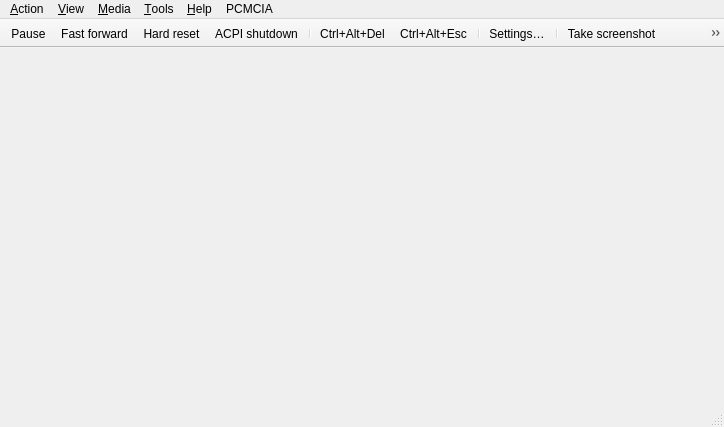
<?xml version="1.0" encoding="UTF-8"?>
<ui version="4.0">
 <class>MainWindow</class>
 <widget class="QMainWindow" name="MainWindow">
  <property name="geometry">
   <rect>
    <x>0</x>
    <y>0</y>
    <width>724</width>
    <height>427</height>
   </rect>
  </property>
  <property name="windowTitle">
   <string>86Box</string>
  </property>
  <widget class="QWidget" name="centralwidget">
   <property name="sizePolicy">
    <sizepolicy hsizetype="Expanding" vsizetype="Expanding">
     <horstretch>0</horstretch>
     <verstretch>0</verstretch>
    </sizepolicy>
   </property>
   <layout class="QVBoxLayout" name="verticalLayout">
    <property name="spacing">
     <number>0</number>
    </property>
    <property name="leftMargin">
     <number>0</number>
    </property>
    <property name="topMargin">
     <number>0</number>
    </property>
    <property name="rightMargin">
     <number>0</number>
    </property>
    <property name="bottomMargin">
     <number>0</number>
    </property>
    <item>
     <widget class="RendererStack" name="stackedWidget">
      <property name="sizePolicy">
       <sizepolicy hsizetype="Expanding" vsizetype="Expanding">
        <horstretch>0</horstretch>
        <verstretch>0</verstretch>
       </sizepolicy>
      </property>
     </widget>
    </item>
   </layout>
  </widget>
  <widget class="QMenuBar" name="menubar">
   <property name="geometry">
    <rect>
     <x>0</x>
     <y>0</y>
     <width>724</width>
     <height>21</height>
    </rect>
   </property>
   <widget class="QMenu" name="menuAction">
    <property name="title">
     <string>&amp;Action</string>
    </property>
    <widget class="QMenu" name="menuTablet_tool">
     <property name="title">
      <string>&amp;Tablet tool</string>
     </property>
     <addaction name="actionPen"/>
     <addaction name="actionCursor_Puck"/>
    </widget>
    <addaction name="menuTablet_tool"/>
    <addaction name="separator"/>
    <addaction name="actionKeyboard_requires_capture"/>
    <addaction name="actionRight_CTRL_is_left_ALT"/>
    <addaction name="separator"/>
    <addaction name="actionUpdate_mouse_every_CPU_frame"/>
    <addaction name="separator"/>
    <addaction name="actionAuto_pause"/>
    <addaction name="actionPause"/>
    <addaction name="separator"/>
    <addaction name="actionFast_forward"/>
    <addaction name="separator"/>
    <addaction name="actionForce_interpretation"/>
    <addaction name="separator"/>
    <addaction name="actionHard_Reset"/>
    <addaction name="actionCtrl_Alt_Del"/>
    <addaction name="separator"/>
    <addaction name="actionCtrl_Alt_Esc"/>
    <addaction name="separator"/>
    <addaction name="actionACPI_Shutdown"/>
    <addaction name="actionExit"/>
   </widget>
   <widget class="QMenu" name="menuTools">
    <property name="title">
     <string>&amp;Tools</string>
    </property>
    <widget class="QMenu" name="menuSound">
     <property name="title">
      <string>S&amp;ound</string>
     </property>
     <addaction name="actionMute_Unmute"/>
     <addaction name="separator"/>
     <addaction name="actionSound_gain"/>
    </widget>
    <addaction name="actionSettings"/>
    <addaction name="actionUpdate_status_bar_icons"/>
    <addaction name="separator"/>
    <addaction name="actionEnable_Discord_integration"/>
    <addaction name="separator"/>
    <addaction name="actionTake_screenshot"/>
    <addaction name="actionTake_raw_screenshot"/>
    <addaction name="actionCopy_screenshot"/>
    <addaction name="actionCopy_raw_screenshot"/>
    <addaction name="separator"/>
    <addaction name="menuSound"/>
    <addaction name="separator"/>
    <addaction name="actionPreferences"/>
    <addaction name="separator"/>
    <addaction name="actionBegin_trace"/>
    <addaction name="actionEnd_trace"/>
    <addaction name="separator"/>
    <addaction name="actionMCA_devices"/>
    <addaction name="separator"/>
    <addaction name="actionOpen_printer_tray"/>
    <addaction name="actionOpen_screenshots_folder"/>
   </widget>
   <widget class="QMenu" name="menuView">
    <property name="title">
     <string>&amp;View</string>
    </property>
    <widget class="QMenu" name="menuRenderer">
     <property name="title">
      <string>Re&amp;nderer</string>
     </property>
     <addaction name="actionSoftware_Renderer"/>
     <addaction name="actionOpenGL_3_0_Core"/>
     <addaction name="actionVulkan"/>
     <addaction name="actionVNC"/>
    </widget>
    <widget class="QMenu" name="menuWindow_scale_factor">
     <property name="title">
      <string>&amp;Window scale factor</string>
     </property>
     <addaction name="action0_5x"/>
     <addaction name="action1x"/>
     <addaction name="action1_5x"/>
     <addaction name="action2x"/>
     <addaction name="action3x"/>
     <addaction name="action4x"/>
     <addaction name="action5x"/>
     <addaction name="action6x"/>
     <addaction name="action7x"/>
     <addaction name="action8x"/>
    </widget>
    <widget class="QMenu" name="menuFilter_method">
     <property name="title">
      <string>Fi&amp;lter method</string>
     </property>
     <addaction name="actionNearest"/>
     <addaction name="actionLinear"/>
    </widget>
    <widget class="QMenu" name="menuFullscreen_stretch_mode">
     <property name="title">
      <string>Fullscreen &amp;stretch mode</string>
     </property>
     <addaction name="actionFullScreen_stretch"/>
     <addaction name="actionFullScreen_43"/>
     <addaction name="actionFullScreen_keepRatio"/>
     <addaction name="actionFullScreen_int"/>
     <addaction name="actionFullScreen_int43"/>
    </widget>
    <widget class="QMenu" name="menuEGA_S_VGA_settings">
     <property name="title">
      <string>EGA/(S)&amp;VGA settings</string>
     </property>
     <widget class="QMenu" name="menuVGA_screen_type">
      <property name="title">
       <string>VGA screen &amp;type</string>
      </property>
      <addaction name="actionRGB_Color"/>
      <addaction name="actionRGB_Grayscale"/>
      <addaction name="actionAmber_monitor"/>
      <addaction name="actionGreen_monitor"/>
      <addaction name="actionWhite_monitor"/>
     </widget>
     <widget class="QMenu" name="menuGrayscale_conversion_type">
      <property name="title">
       <string>Grayscale &amp;conversion type</string>
      </property>
      <addaction name="actionBT601_NTSC_PAL"/>
      <addaction name="actionBT709_HDTV"/>
      <addaction name="actionAverage"/>
     </widget>
     <addaction name="actionInverted_VGA_monitor"/>
     <addaction name="menuVGA_screen_type"/>
     <addaction name="menuGrayscale_conversion_type"/>
    </widget>
    <widget class="QMenu" name="menuOpenGL_input_stretch_mode">
     <property name="title">
      <string>OpenGL input stretch mode</string>
     </property>
     <addaction name="action_Full_screen_stretch_gl"/>
     <addaction name="action_4_3_gl"/>
     <addaction name="action_Square_pixels_keep_ratio_gl"/>
     <addaction name="action_Integer_scale_gl"/>
     <addaction name="action4_3_Integer_scale_gl"/>
    </widget>
    <widget class="QMenu" name="menuOpenGL_input_scale">
     <property name="title">
      <string>OpenGL input scale</string>
     </property>
     <addaction name="action_0_5x_2"/>
     <addaction name="action_1x_2"/>
     <addaction name="action1_5x_2"/>
     <addaction name="action_2x_2"/>
     <addaction name="action_3x_2"/>
     <addaction name="action_4x_2"/>
     <addaction name="action_5x_2"/>
     <addaction name="action_6x_2"/>
     <addaction name="action_7x_2"/>
     <addaction name="action_8x_2"/>
    </widget>
    <addaction name="actionHide_tool_bar"/>
    <addaction name="actionHide_status_bar"/>
    <addaction name="separator"/>
    <addaction name="actionShow_non_primary_monitors"/>
    <addaction name="actionResizable_window"/>
    <addaction name="actionRemember_size_and_position"/>
    <addaction name="separator"/>
    <addaction name="menuRenderer"/>
    <addaction name="actionRenderer_options"/>
    <addaction name="menuOpenGL_input_stretch_mode"/>
    <addaction name="menuOpenGL_input_scale"/>
    <addaction name="separator"/>
    <addaction name="actionSpecify_dimensions"/>
    <addaction name="actionForce_4_3_display_ratio"/>
    <addaction name="menuWindow_scale_factor"/>
    <addaction name="menuFilter_method"/>
    <addaction name="actionHiDPI_scaling"/>
    <addaction name="separator"/>
    <addaction name="actionFullscreen"/>
    <addaction name="menuFullscreen_stretch_mode"/>
    <addaction name="actionApply_fullscreen_stretch_mode_when_maximized"/>
    <addaction name="actionCGA_composite_settings"/>
    <addaction name="menuEGA_S_VGA_settings"/>
    <addaction name="separator"/>
    <addaction name="actionCGA_PCjr_Tandy_EGA_S_VGA_overscan"/>
    <addaction name="actionChange_contrast_for_monochrome_display"/>
   </widget>
   <widget class="QMenu" name="menuMedia">
    <property name="title">
     <string>&amp;Media</string>
    </property>
   </widget>
   <widget class="QMenu" name="menuAbout">
    <property name="title">
     <string>&amp;Help</string>
    </property>
    <addaction name="actionDocumentation"/>
    <addaction name="actionAbout_86Box"/>
    <addaction name="actionAbout_Qt"/>
   </widget>
   <widget class="QMenu" name="menuPCMCIA">
    <property name="title">
     <string>PCMCIA</string>
    </property>
   </widget>
   <addaction name="menuAction"/>
   <addaction name="menuView"/>
   <addaction name="menuMedia"/>
   <addaction name="menuTools"/>
   <addaction name="menuAbout"/>
   <addaction name="menuPCMCIA"/>
  </widget>
  <widget class="QStatusBar" name="statusbar"/>
  <widget class="QToolBar" name="toolBar">
   <property name="contextMenuPolicy">
    <enum>Qt::PreventContextMenu</enum>
   </property>
   <property name="windowTitle">
    <string notr="true">toolBar</string>
   </property>
   <property name="autoFillBackground">
    <bool>true</bool>
   </property>
   <property name="movable">
    <bool>false</bool>
   </property>
   <property name="allowedAreas">
    <set>Qt::TopToolBarArea</set>
   </property>
   <property name="iconSize">
    <size>
     <width>16</width>
     <height>16</height>
    </size>
   </property>
   <property name="toolButtonStyle">
    <enum>Qt::ToolButtonIconOnly</enum>
   </property>
   <property name="floatable">
    <bool>false</bool>
   </property>
   <attribute name="toolBarArea">
    <enum>TopToolBarArea</enum>
   </attribute>
   <attribute name="toolBarBreak">
    <bool>false</bool>
   </attribute>
   <addaction name="actionPause"/>
   <addaction name="actionFast_forward"/>
   <addaction name="actionHard_Reset"/>
   <addaction name="actionACPI_Shutdown"/>
   <addaction name="separator"/>
   <addaction name="actionCtrl_Alt_Del"/>
   <addaction name="actionCtrl_Alt_Esc"/>
   <addaction name="separator"/>
   <addaction name="actionSettings"/>
   <addaction name="separator"/>
   <addaction name="actionTake_screenshot"/>
   <addaction name="actionCopy_screenshot"/>
  </widget>
  <action name="actionForce_interpretation">
   <property name="icon">
    <iconset resource="../qt_resources.qrc">
     <normaloff>:/menuicons/qt/icons/interpreter.ico</normaloff>:/menuicons/qt/icons/interpreter.ico</iconset>
   </property>
   <property name="text">
    <string>&amp;Force interpretation</string>
   </property>
  </action>
  <action name="actionUpdate_mouse_every_CPU_frame">
   <property name="checkable">
    <bool>true</bool>
   </property>
   <property name="text">
    <string>&amp;Update mouse every CPU frame</string>
   </property>
  </action>
  <action name="actionAuto_pause">
   <property name="checkable">
    <bool>true</bool>
   </property>
   <property name="text">
    <string>&amp;Auto-pause on focus loss</string>
   </property>
  </action>
  <action name="actionKeyboard_requires_capture">
   <property name="checkable">
    <bool>true</bool>
   </property>
   <property name="text">
    <string>&amp;Keyboard requires capture</string>
   </property>
  </action>
  <action name="actionRight_CTRL_is_left_ALT">
   <property name="checkable">
    <bool>true</bool>
   </property>
   <property name="text">
    <string>&amp;Right CTRL is left ALT</string>
   </property>
  </action>
  <action name="actionHard_Reset">
   <property name="icon">
    <iconset resource="../qt_resources.qrc">
     <normaloff>:/menuicons/qt/icons/hard_reset.ico</normaloff>:/menuicons/qt/icons/hard_reset.ico</iconset>
   </property>
   <property name="text">
    <string>&amp;Hard reset</string>
   </property>
   <property name="toolTip">
    <string>Hard reset</string>
   </property>
  </action>
  <action name="actionCtrl_Alt_Del">
   <property name="icon">
    <iconset resource="../qt_resources.qrc">
     <normaloff>:/menuicons/qt/icons/send_cad.ico</normaloff>:/menuicons/qt/icons/send_cad.ico</iconset>
   </property>
   <property name="text">
    <string>&amp;Ctrl+Alt+Del</string>
   </property>
   <property name="toolTip">
    <string>Press Ctrl+Alt+Del</string>
   </property>
  </action>
  <action name="actionCtrl_Alt_Esc">
   <property name="icon">
    <iconset resource="../qt_resources.qrc">
     <normaloff>:/menuicons/qt/icons/send_cae.ico</normaloff>:/menuicons/qt/icons/send_cae.ico</iconset>
   </property>
   <property name="text">
    <string>Ctrl+Alt+&amp;Esc</string>
   </property>
   <property name="toolTip">
    <string>Press Ctrl+Alt+Esc</string>
   </property>
  </action>
  <action name="actionPause">
   <property name="icon">
    <iconset resource="../qt_resources.qrc">
     <normaloff>:/menuicons/qt/icons/pause.ico</normaloff>:/menuicons/qt/icons/pause.ico</iconset>
   </property>
   <property name="text">
    <string>&amp;Pause</string>
   </property>
  </action>
  <action name="actionExit">
   <property name="text">
    <string>E&amp;xit</string>
   </property>
   <property name="menuRole">
    <enum>QAction::QuitRole</enum>
   </property>
  </action>
  <action name="actionSettings">
   <property name="icon">
    <iconset resource="../qt_resources.qrc">
     <normaloff>:/menuicons/qt/icons/settings.ico</normaloff>:/menuicons/qt/icons/settings.ico</iconset>
   </property>
   <property name="text">
    <string>&amp;Settings…</string>
   </property>
   <property name="toolTip">
    <string>Settings…</string>
   </property>
   <property name="menuRole">
    <enum>QAction::NoRole</enum>
   </property>
  </action>
  <action name="actionFullscreen">
   <property name="text">
    <string>&amp;Fullscreen</string>
   </property>
  </action>
  <action name="actionSoftware_Renderer">
   <property name="checkable">
    <bool>true</bool>
   </property>
   <property name="text">
    <string>&amp;Qt (Software)</string>
   </property>
   <property name="vid_api" stdset="0">
    <number>0</number>
   </property>
  </action>
  <action name="actionHide_status_bar">
   <property name="checkable">
    <bool>true</bool>
   </property>
   <property name="text">
    <string>&amp;Hide status bar</string>
   </property>
  </action>
  <action name="actionResizable_window">
   <property name="checkable">
    <bool>true</bool>
   </property>
   <property name="text">
    <string>&amp;Resizeable window</string>
   </property>
  </action>
  <action name="actionRemember_size_and_position">
   <property name="checkable">
    <bool>true</bool>
   </property>
   <property name="text">
    <string>R&amp;emember size &amp;&amp; position</string>
   </property>
  </action>
  <action name="actionSpecify_dimensions">
   <property name="text">
    <string>Specify &amp;dimensions…</string>
   </property>
  </action>
  <action name="actionForce_4_3_display_ratio">
   <property name="checkable">
    <bool>true</bool>
   </property>
   <property name="text">
    <string>Force &amp;4:3 display ratio</string>
   </property>
  </action>
  <action name="actionHiDPI_scaling">
   <property name="checkable">
    <bool>true</bool>
   </property>
   <property name="text">
    <string>Hi&amp;DPI scaling</string>
   </property>
  </action>
  <action name="actionCGA_PCjr_Tandy_EGA_S_VGA_overscan">
   <property name="checkable">
    <bool>true</bool>
   </property>
   <property name="text">
    <string>CGA/PCjr/Tandy/E&amp;GA/(S)VGA overscan</string>
   </property>
  </action>
  <action name="actionChange_contrast_for_monochrome_display">
   <property name="checkable">
    <bool>true</bool>
   </property>
   <property name="text">
    <string>Change contrast for &amp;monochrome display</string>
   </property>
  </action>
  <action name="action0_5x">
   <property name="checkable">
    <bool>true</bool>
   </property>
   <property name="text">
    <string>&amp;0.5x</string>
   </property>
  </action>
  <action name="action1x">
   <property name="checkable">
    <bool>true</bool>
   </property>
   <property name="text">
    <string>&amp;1x</string>
   </property>
  </action>
  <action name="action1_5x">
   <property name="checkable">
    <bool>true</bool>
   </property>
   <property name="text">
    <string>1.&amp;5x</string>
   </property>
  </action>
  <action name="action2x">
   <property name="checkable">
    <bool>true</bool>
   </property>
   <property name="text">
    <string>&amp;2x</string>
   </property>
  </action>
  <action name="action3x">
   <property name="checkable">
    <bool>true</bool>
   </property>
   <property name="text">
    <string>&amp;3x</string>
   </property>
  </action>
  <action name="action4x">
   <property name="checkable">
    <bool>true</bool>
   </property>
   <property name="text">
    <string>&amp;4x</string>
   </property>
  </action>
  <action name="action5x">
   <property name="checkable">
    <bool>true</bool>
   </property>
   <property name="text">
    <string>&amp;5x</string>
   </property>
  </action>
  <action name="action6x">
   <property name="checkable">
    <bool>true</bool>
   </property>
   <property name="text">
    <string>&amp;6x</string>
   </property>
  </action>
  <action name="action7x">
   <property name="checkable">
    <bool>true</bool>
   </property>
   <property name="text">
    <string>&amp;7x</string>
   </property>
  </action>
  <action name="action8x">
   <property name="checkable">
    <bool>true</bool>
   </property>
   <property name="text">
    <string>&amp;8x</string>
   </property>
  </action>
  <action name="actionNearest">
   <property name="checkable">
    <bool>true</bool>
   </property>
   <property name="text">
    <string>&amp;Nearest</string>
   </property>
  </action>
  <action name="actionLinear">
   <property name="checkable">
    <bool>true</bool>
   </property>
   <property name="text">
    <string>&amp;Linear</string>
   </property>
  </action>
  <action name="actionFullScreen_stretch">
   <property name="checkable">
    <bool>true</bool>
   </property>
   <property name="text">
    <string>&amp;Full screen stretch</string>
   </property>
  </action>
  <action name="actionFullScreen_43">
   <property name="checkable">
    <bool>true</bool>
   </property>
   <property name="text">
    <string>&amp;4:3</string>
   </property>
  </action>
  <action name="actionFullScreen_keepRatio">
   <property name="checkable">
    <bool>true</bool>
   </property>
   <property name="text">
    <string>&amp;Square pixels (Keep ratio)</string>
   </property>
  </action>
  <action name="actionFullScreen_int">
   <property name="checkable">
    <bool>true</bool>
   </property>
   <property name="text">
    <string>&amp;Integer scale</string>
   </property>
  </action>
  <action name="actionFullScreen_int43">
   <property name="checkable">
    <bool>true</bool>
   </property>
   <property name="text">
    <string>4:&amp;3 Integer scale</string>
   </property>
  </action>
  <action name="actionInverted_VGA_monitor">
   <property name="checkable">
    <bool>true</bool>
   </property>
   <property name="text">
    <string>&amp;Inverted VGA monitor</string>
   </property>
  </action>
  <action name="actionRGB_Color">
   <property name="checkable">
    <bool>true</bool>
   </property>
   <property name="text">
    <string>RGB &amp;Color</string>
   </property>
  </action>
  <action name="actionRGB_Grayscale">
   <property name="checkable">
    <bool>true</bool>
   </property>
   <property name="text">
    <string>&amp;RGB Grayscale</string>
   </property>
  </action>
  <action name="actionAmber_monitor">
   <property name="checkable">
    <bool>true</bool>
   </property>
   <property name="text">
    <string>&amp;Amber monitor</string>
   </property>
  </action>
  <action name="actionGreen_monitor">
   <property name="checkable">
    <bool>true</bool>
   </property>
   <property name="text">
    <string>&amp;Green monitor</string>
   </property>
  </action>
  <action name="actionWhite_monitor">
   <property name="checkable">
    <bool>true</bool>
   </property>
   <property name="text">
    <string>&amp;White monitor</string>
   </property>
  </action>
  <action name="actionBT601_NTSC_PAL">
   <property name="checkable">
    <bool>true</bool>
   </property>
   <property name="text">
    <string>BT&amp;601 (NTSC/PAL)</string>
   </property>
  </action>
  <action name="actionBT709_HDTV">
   <property name="checkable">
    <bool>true</bool>
   </property>
   <property name="text">
    <string>BT&amp;709 (HDTV)</string>
   </property>
  </action>
  <action name="actionAverage">
   <property name="checkable">
    <bool>true</bool>
   </property>
   <property name="text">
    <string>&amp;Average</string>
   </property>
  </action>
  <action name="actionAbout_Qt">
   <property name="text">
    <string>About &amp;Qt</string>
   </property>
   <property name="visible">
    <bool>false</bool>
   </property>
   <property name="menuRole">
    <enum>QAction::AboutQtRole</enum>
   </property>
  </action>
  <action name="actionAbout_86Box">
   <property name="text">
    <string>&amp;About 86Box…</string>
   </property>
   <property name="menuRole">
    <enum>QAction::AboutRole</enum>
   </property>
  </action>
  <action name="actionDocumentation">
   <property name="text">
    <string>&amp;Documentation…</string>
   </property>
  </action>
  <action name="actionUpdate_status_bar_icons">
   <property name="checkable">
    <bool>true</bool>
   </property>
   <property name="text">
    <string>&amp;Update status bar icons</string>
   </property>
  </action>
  <action name="actionTake_screenshot">
   <property name="text">
    <string>Take s&amp;creenshot</string>
   </property>
   <property name="toolTip">
    <string>Take screenshot</string>
   </property>
   <property name="icon">
    <iconset resource="../qt_resources.qrc">
     <normaloff>:/menuicons/qt/icons/take_screenshot.ico</normaloff>:/menuicons/qt/icons/take_screenshot.ico</iconset>
   </property>
  </action>
  <action name="actionTake_raw_screenshot">
   <property name="text">
    <string>Take &amp;raw screenshot</string>
   </property>
   <property name="toolTip">
    <string>Take raw screenshot</string>
   </property>
   <property name="icon">
    <iconset resource="../qt_resources.qrc">
     <normaloff>:/menuicons/qt/icons/take_raw_screenshot.ico</normaloff>:/menuicons/qt/icons/take_raw_screenshot.ico</iconset>
   </property>
  </action>
  <action name="actionCopy_screenshot">
   <property name="text">
    <string>C&amp;opy screenshot</string>
   </property>
   <property name="toolTip">
    <string>Copy screenshot</string>
   </property>
   <property name="icon">
    <iconset resource="../qt_resources.qrc">
     <normaloff>:/menuicons/qt/icons/copy_screenshot.ico</normaloff>:/menuicons/qt/icons/copy_screenshot.ico</iconset>
   </property>
  </action>
  <action name="actionCopy_raw_screenshot">
   <property name="text">
    <string>Copy r&amp;aw screenshot</string>
   </property>
   <property name="toolTip">
    <string>Copy raw screenshot</string>
   </property>
   <property name="icon">
    <iconset resource="../qt_resources.qrc">
     <normaloff>:/menuicons/qt/icons/copy_raw_screenshot.ico</normaloff>:/menuicons/qt/icons/copy_raw_screenshot.ico</iconset>
   </property>
  </action>
  <action name="actionMute_Unmute">
   <property name="text">
    <string>&amp;Mute</string>
   </property>
  </action>
  <action name="actionSound_gain">
   <property name="text">
    <string>Sound &amp;gain…</string>
   </property>
  </action>
  <action name="actionOpenGL_3_0_Core">
   <property name="checkable">
    <bool>true</bool>
   </property>
   <property name="text">
    <string>Open&amp;GL (3.0 Core)</string>
   </property>
   <property name="vid_api" stdset="0">
    <number>1</number>
   </property>
  </action>
  <action name="actionPreferences">
   <property name="text">
    <string>&amp;Preferences…</string>
   </property>
   <property name="menuRole">
    <enum>QAction::PreferencesRole</enum>
   </property>
  </action>
  <action name="actionEnable_Discord_integration">
   <property name="checkable">
    <bool>true</bool>
   </property>
   <property name="text">
    <string>Enable &amp;Discord integration</string>
   </property>
  </action>
  <action name="actionHide_tool_bar">
   <property name="checkable">
    <bool>true</bool>
   </property>
   <property name="text">
    <string>Hide &amp;toolbar</string>
   </property>
  </action>
  <action name="actionACPI_Shutdown">
   <property name="enabled">
    <bool>true</bool>
   </property>
   <property name="icon">
    <iconset resource="../qt_resources.qrc">
     <normaloff>:/menuicons/qt/icons/acpi_shutdown.ico</normaloff>:/menuicons/qt/icons/acpi_shutdown.ico</iconset>
   </property>
   <property name="text">
    <string>ACP&amp;I shutdown</string>
   </property>
   <property name="toolTip">
    <string>ACPI shutdown</string>
   </property>
   <property name="visible">
    <bool>true</bool>
   </property>
  </action>
  <action name="actionBegin_trace">
   <property name="text">
    <string>Begin trace</string>
   </property>
   <property name="shortcut">
    <string>Ctrl+T</string>
   </property>
   <property name="visible">
    <bool>false</bool>
   </property>
  </action>
  <action name="actionEnd_trace">
   <property name="text">
    <string>End trace</string>
   </property>
   <property name="shortcut">
    <string>Ctrl+T</string>
   </property>
   <property name="visible">
    <bool>false</bool>
   </property>
  </action>
  <action name="actionRenderer_options">
   <property name="text">
    <string>Renderer &amp;options…</string>
   </property>
   <property name="menuRole">
    <enum>QAction::NoRole</enum>
   </property>
  </action>
  <action name="actionVulkan">
   <property name="checkable">
    <bool>true</bool>
   </property>
   <property name="text">
    <string>&amp;Vulkan</string>
   </property>
   <property name="vid_api" stdset="0">
    <number>2</number>
   </property>
  </action>
  <action name="actionMCA_devices">
   <property name="text">
    <string>&amp;MCA devices…</string>
   </property>
  </action>
  <action name="actionShow_non_primary_monitors">
   <property name="checkable">
    <bool>true</bool>
   </property>
   <property name="text">
    <string>Show non-&amp;primary monitors</string>
   </property>
  </action>
  <action name="actionVNC">
   <property name="checkable">
    <bool>true</bool>
   </property>
   <property name="text">
    <string>&amp;VNC</string>
   </property>
   <property name="vid_api" stdset="0">
    <number>3</number>
   </property>
  </action>
  <action name="actionOpen_printer_tray">
   <property name="text">
    <string>Open p&amp;rinter tray…</string>
   </property>
  </action>
  <action name="actionOpen_screenshots_folder">
   <property name="text">
    <string>Open screenshots &amp;folder…</string>
   </property>
  </action>
  <action name="actionApply_fullscreen_stretch_mode_when_maximized">
   <property name="checkable">
    <bool>true</bool>
   </property>
   <property name="text">
    <string>Appl&amp;y fullscreen stretch mode when maximized</string>
   </property>
  </action>
  <action name="actionCursor_Puck">
   <property name="checkable">
    <bool>true</bool>
   </property>
   <property name="text">
    <string>&amp;Cursor/Puck</string>
   </property>
  </action>
  <action name="actionPen">
   <property name="checkable">
    <bool>true</bool>
   </property>
   <property name="text">
    <string>&amp;Pen</string>
   </property>
  </action>
  <action name="actionCGA_composite_settings">
   <property name="text">
    <string>&amp;CGA composite settings…</string>
   </property>
  </action>
  <action name="action_Full_screen_stretch_gl">
   <property name="checkable">
    <bool>true</bool>
   </property>
   <property name="text">
    <string>&amp;Full screen stretch</string>
   </property>
  </action>
  <action name="action_4_3_gl">
   <property name="checkable">
    <bool>true</bool>
   </property>
   <property name="text">
    <string>&amp;4:3</string>
   </property>
  </action>
  <action name="action_Square_pixels_keep_ratio_gl">
   <property name="checkable">
    <bool>true</bool>
   </property>
   <property name="text">
    <string>&amp;Square pixels (Keep ratio)</string>
   </property>
  </action>
  <action name="action_Integer_scale_gl">
   <property name="checkable">
    <bool>true</bool>
   </property>
   <property name="text">
    <string>&amp;Integer scale</string>
   </property>
  </action>
  <action name="action4_3_Integer_scale_gl">
   <property name="checkable">
    <bool>true</bool>
   </property>
   <property name="text">
    <string>4:&amp;3 Integer scale</string>
   </property>
  </action>
  <action name="action_1x">
   <property name="checkable">
    <bool>true</bool>
   </property>
   <property name="text">
    <string>&amp;1x</string>
   </property>
  </action>
  <action name="action_0_5x_2">
   <property name="checkable">
    <bool>true</bool>
   </property>
   <property name="text">
    <string>&amp;0.5x</string>
   </property>
  </action>
  <action name="action_1x_2">
   <property name="checkable">
    <bool>true</bool>
   </property>
   <property name="text">
    <string>&amp;1x</string>
   </property>
  </action>
  <action name="action1_5x_2">
   <property name="checkable">
    <bool>true</bool>
   </property>
   <property name="text">
    <string>1.&amp;5x</string>
   </property>
  </action>
  <action name="action_2x_2">
   <property name="checkable">
    <bool>true</bool>
   </property>
   <property name="text">
    <string>&amp;2x</string>
   </property>
  </action>
  <action name="action_3x_2">
   <property name="checkable">
    <bool>true</bool>
   </property>
   <property name="text">
    <string>&amp;3x</string>
   </property>
  </action>
  <action name="action_4x_2">
   <property name="checkable">
    <bool>true</bool>
   </property>
   <property name="text">
    <string>&amp;4x</string>
   </property>
  </action>
  <action name="action_5x_2">
   <property name="checkable">
    <bool>true</bool>
   </property>
   <property name="text">
    <string>&amp;5x</string>
   </property>
  </action>
  <action name="action_6x_2">
   <property name="checkable">
    <bool>true</bool>
   </property>
   <property name="text">
    <string>&amp;6x</string>
   </property>
  </action>
  <action name="action_7x_2">
   <property name="checkable">
    <bool>true</bool>
   </property>
   <property name="text">
    <string>&amp;7x</string>
   </property>
  </action>
  <action name="action_8x_2">
   <property name="checkable">
    <bool>true</bool>
   </property>
   <property name="text">
    <string>&amp;8x</string>
   </property>
  </action>
  <action name="actionFast_forward">
   <property name="checkable">
    <bool>true</bool>
   </property>
   <property name="icon">
    <iconset resource="../qt_resources.qrc">
     <normaloff>:/settings/qt/icons/fast_forward.ico</normaloff>:/settings/qt/icons/fast_forward.ico</iconset>
   </property>
   <property name="text">
    <string>&amp;Fast forward</string>
   </property>
   <property name="toolTip">
    <string>Fast forward</string>
   </property>
  </action>
 </widget>
 <customwidgets>
  <customwidget>
   <class>RendererStack</class>
   <extends>QWidget</extends>
   <header>qt_rendererstack.hpp</header>
   <container>1</container>
  </customwidget>
 </customwidgets>
 <resources>
  <include location="../qt_resources.qrc"/>
 </resources>
 <connections/>
</ui>
